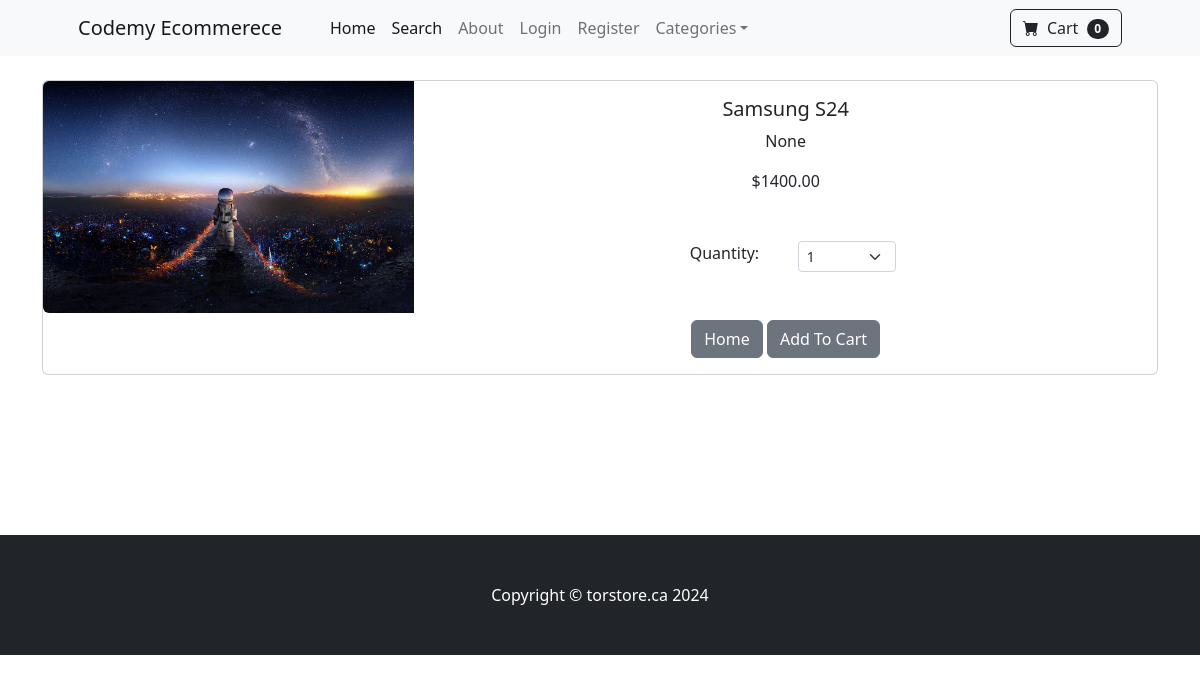
Page /product/1 on the committed database.
### store/models.py (models this page shows, shortened)
class Product(models.Model):
    name = models.CharField(max_length=100)
    price = models.DecimalField(default=0, decimal_places=2, max_digits=6)
    category = models.ForeignKey(Category, on_delete=models.CASCADE, default=1)
    description = models.CharField(max_length=250, default='', blank=True, null=True)
    image = models.ImageField(upload_to='uploads/product/')
    is_sale = models.BooleanField(default=False)
    sale_price = models.DecimalField(default=0, decimal_places=2, max_digits=6)

### store/views.py (the view)
# urls.py: path('product/<int:pk>', views.product, name='product'),
def product(request, pk):
    product = Product.objects.get(id=pk)
    return render(request, 'product.html', {'product':product})

### cart/cart.py (called while the page is built)
    def __len__(self):
        return len(self.cart)

### cart/context_processors.py (called while the page is built)
def cart(request):
    return {'cart': Cart(request)}

### store/templates/product.html (shortened to what this page needs)
{% extends 'home.html' %} {% block content %}
<div class="container">
    <br/>
	<div class="card mb-3">
		<div class="row g-0">
			<div class="col-md-4">
				<img src="{{ product.image.url }}" class="img-fluid rounded-start" alt="..." />
			</div>
			<div class="col-md-8">
				<div class="card-body">
                    <center>
					<h5 class="card-title">{{ product.name }}</h5>
					<p class="card-text">
						{{ product.description }}
					</p>
                    {% if product.is_sale %}
							<div
								class="d-flex justify-content-center small text-warning mb-2"
							>
								<div class="bi-star-fill"></div>
								&nbsp;&nbsp;Sale!&nbsp;&nbsp;
								<div class="bi-star-fill"></div>
							</div>
							<strike> ${{ product.price}} </strike>
							&nbsp; ${{ product.sale_price}}
                    {% else %}
                        ${{ product.price}}
						<br/>
                    {% endif %}
						<br/><br/>
						<div class="row justify-content-center">
							<div class="col-md-2"> Quantity:</div>
							<div class="col-md-2">
								<select class="form-select form-select-sm" id="qty-cart" >
								<option value="1">1</option>
								</select>
							</div>
						</div>
						<br/><br/>
                    <a href="{% url 'home' %}" class="btn btn-secondary">Home</a>
					<button type="button" value="{{ product.id }}" class="btn btn-secondary" id="add-cart"> Add To Cart </button>
                    </center>
				</div>
			</div>
		</div>
	</div>
	</div>
	<br /><br />
    	<br /><br />
        	<br /><br />
	{% endblock content %}

### rows in the picture
Product: image (picture), name "Samsung S24", description "None", price "1400.00"

### other values in the picture
{{ cart|length }} "0"
